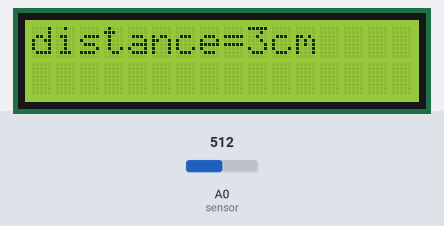
This sketch was run on a simulated Arduino Uno, built with avr-gcc and run on an emulated ATmega328P. Shown: 16×2 character LCD. The test bench sets the inputs (shaded band); at power-on: A0 (sensor) = 512. What the sketch prints to the serial monitor is not drawn.

Above: at 1.6 s.
1.7 s: A0 (sensor) set to 716
At 3.5 s:
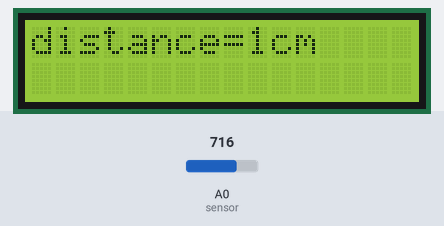
4.5 s: A0 (sensor) set to 900
At 7.1 s:
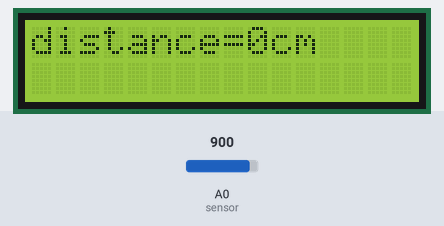
7.5 s: A0 (sensor) set to 306
At 9.5 s:
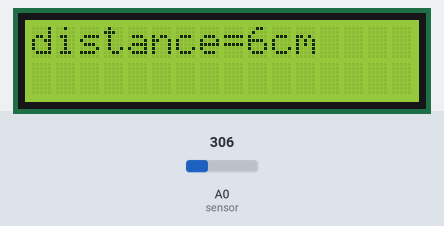
Timing chart, 0 to 11.0 s (numbered marks = the images above; inputs shaded):
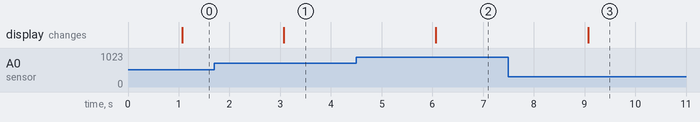

The sketch:

l.ino
```cpp
#define sensor A0 // Sharp IR GP2Y0A41SK0F (4-30cm, analog)
#include <LiquidCrystal.h>
LiquidCrystal lcd(12, 11, 5, 4, 3, 2);

void setup() {
  Serial.begin(9600); // start the serial port
  lcd.begin(16, 2);
  lcd.print("distance=");
}

void loop() {

  // 5v
  float volts = analogRead(sensor)*0.0048828125;  // value from sensor * (5/1024)
  int distance = 13*pow(volts, -1); // worked out from datasheet graph
  delay(1000); // slow down serial port

  if (distance <= 30){
    Serial.println(distance);// print the distance
    lcd.setCursor(9, 0);
    distance=distance-2;
    lcd.print(distance);
    lcd.print("cm");
  }
}
```

Measured:
- after the input at 1.7 s, the display: changes after 1.4 s (image 1)
- after the input at 4.5 s, the display: changes after 1.6 s (image 2)
- after the input at 7.5 s, the display: changes after 1.6 s (image 3)
